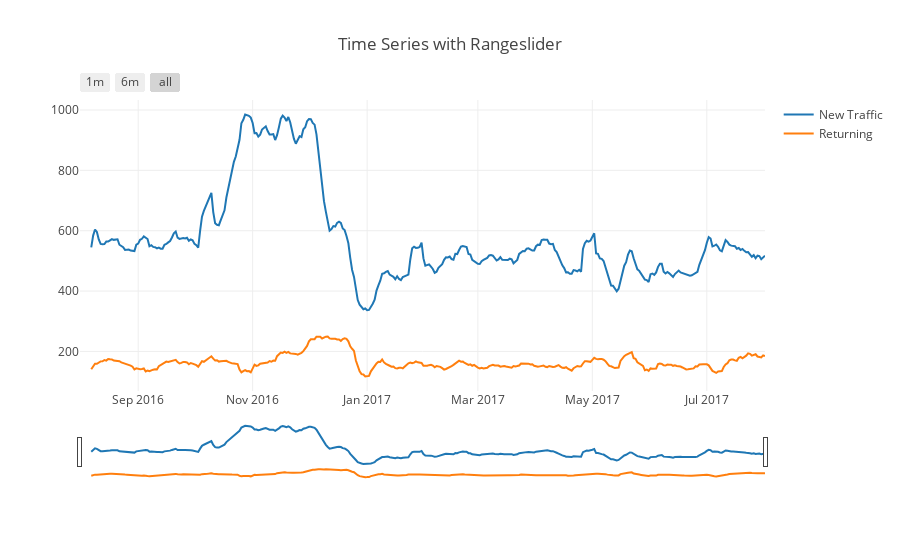

Notebook cell for this chart:
### Code cell
layout = dict(
    title='Time Series with Rangeslider',
    xaxis=dict(
        rangeselector=dict(
            buttons=list([
                dict(count=1,
                     label='1m',
                     step='month',
                     stepmode='backward'),
                dict(count=6,
                     label='6m',
                     step='month',
                     stepmode='backward'),
                dict(step='all')
            ])
        ),
        rangeslider=dict(
            visible = True
        ),
        type='date'
    )
)

fig = dict(data=data, layout=layout)
plotly.offline.iplot(fig, filename = "Time Series with Rangeslider")

### Figure 1 — Plotly figure (JSON) as saved in the notebook; plotly's stock layout.template omitted (floating-point values rounded to 4 significant figures; data arrays with more than 128 entries replaced by an {"elided": "..."} marker saying what was removed)
{"data": [{"mode": "lines", "name": "New Traffic", "type": "scatter", "uid": "0cf1a486-d73f-11e8-baf9-a45e60cb1c79", "x": {"elided": "366 str values"}, "y": {"elided": "366 float values"}}, {"mode": "lines", "name": "Returning", "type": "scatter", "uid": "0cf1a68c-d73f-11e8-ba43-a45e60cb1c79", "x": {"elided": "366 str values"}, "y": {"elided": "366 float values"}}], "layout": {"title": "Time Series with Rangeslider", "xaxis": {"rangeselector": {"buttons": [{"count": 1, "label": "1m", "step": "month", "stepmode": "backward"}, {"count": 6, "label": "6m", "step": "month", "stepmode": "backward"}, {"step": "all"}]}, "rangeslider": {"visible": true}, "type": "date"}}}
